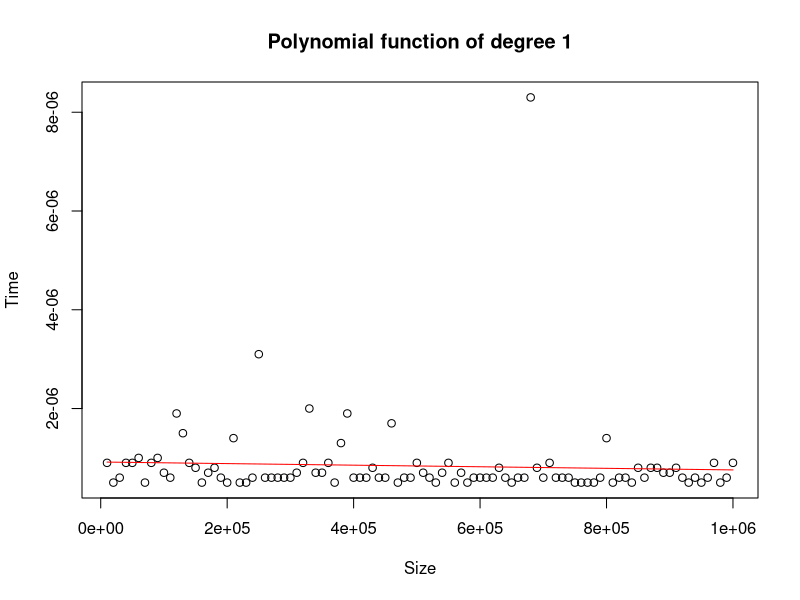
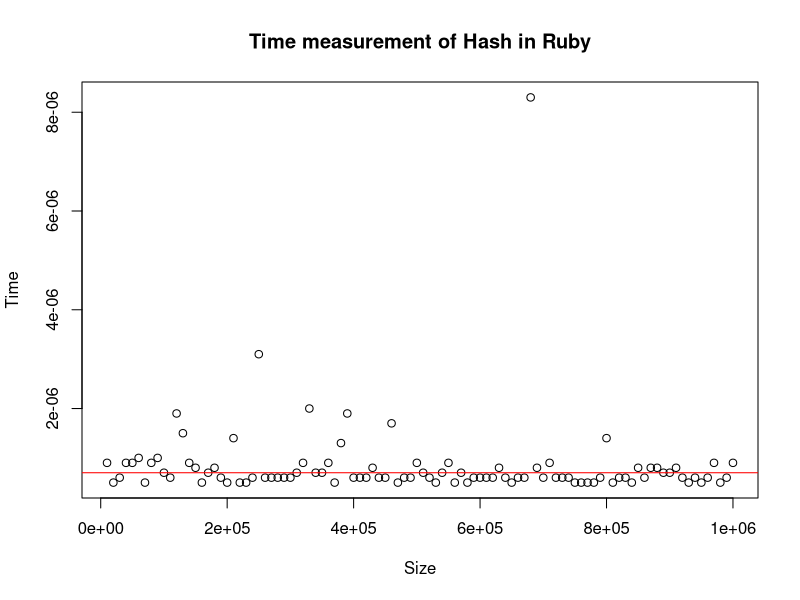
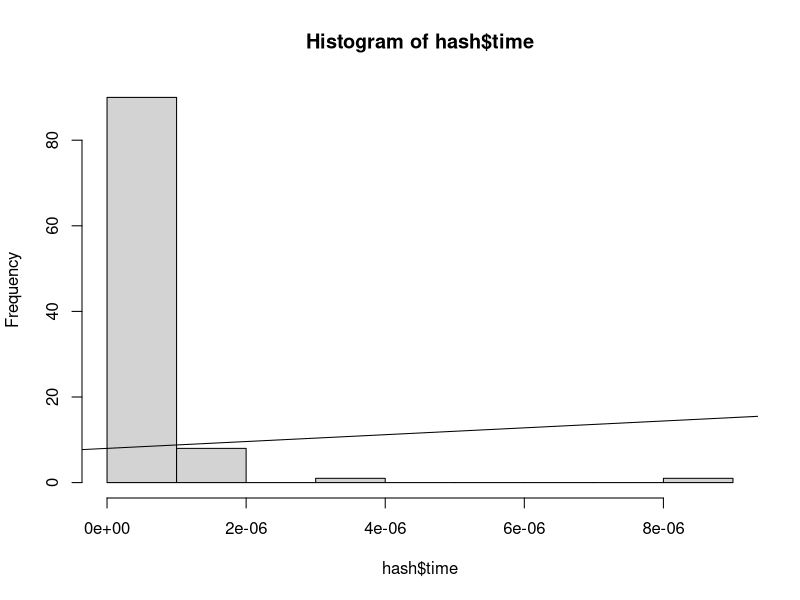

These figures' R source, in order: (Note: this script raises an error after producing the figures.)
hash = read.csv("hashTest.csv",sep = ",",header = F)
View(hash)
colnames(hash)= c("size","time")
summary(hash$time)

fit1 = lm(time~size,data = hash)
summary(fit1)
plot(hash$size,hash$time,xlab = "Size", ylab = "Time",pch=21, main = "Polynomial function of degree 1")
lines(hash$size,fit1$fitted.values, col="red")

plot(hash$size,hash$time,xlab = "Size", ylab = "Time", main = "Time measurement of Hash in Ruby")
abline( h=0.7e-06, col="red")
hist(hash$time)
abline(8,8E+05)

fit1 = lm(time~poly(size,100,raw = T),data = hash)
summary(fit1)
plot(hash$size,hash$time,xlab = "Size", ylab = "Time",pch=21, main = "Polynomial function of degree 1")
lines(hash$size,fit1$fitted.values, col="red")
length(hash$time<6.00e-07)

plot(hash$time)
which.max(hash$time)
s = sort(hash$time)
plot(which(hash$time),s)
index = c(1:length(hash$time))
